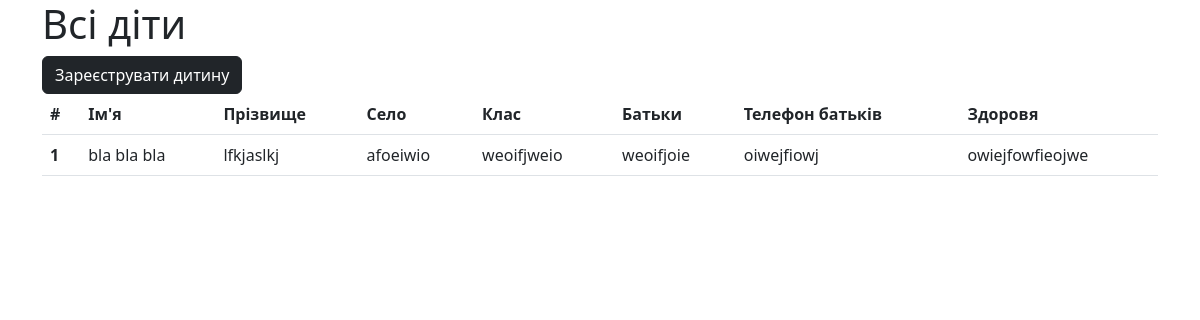
/, run on an earlier commit of the app's database.
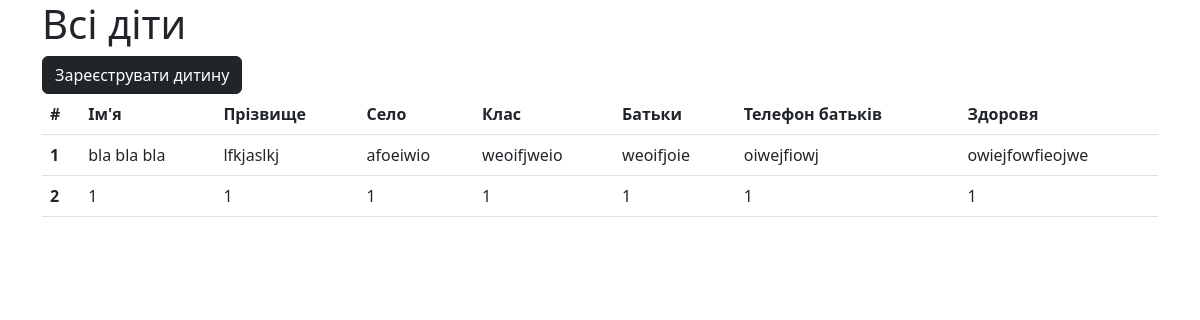
And on a later commit of the database.
### recorder/models.py (models this page shows, shortened)
class Child(models.Model):
	first_name = models.CharField(max_length=200)
	last_name = models.CharField(max_length=200)
	village = models.CharField(max_length=200)
	ended_class = models.CharField(max_length=200)
	parent_name = models.CharField(max_length=200)
	parent_phone_number = models.CharField(max_length=200)
	health_problems = models.CharField(max_length=1500)

### recorder/views.py (the view)
# urls.py: path('', views.index, name='index'),
def index(request):
	users = Child.objects.all()
	context = {
		"users": users
	}
	return render(request, "recorder/index.html", context=context)

### recorder/templates/recorder/index.html (shortened to what this page needs)
{% extends "base.html" %}
{% block content %}
	<h1>Всі діти</h1>
	<a href="{% url 'add_child' %}"><button type="button" class="btn btn-dark add-child-btn">Зареєструвати дитину</button></a>
	<br>
	<table class="table">
	  <thead>
	    <tr>
	      <th scope="col">#</th>
	      <th scope="col">Ім'я</th>
	      <th scope="col">Прізвище</th>
	      <th scope="col">Село</th>
	      <th scope="col">Клас</th>
	      <th scope="col">Батьки</th>
	      <th scope="col">Телефон батьків</th>
	      <th scope="col">Здоровя</th>
	    </tr>
	  </thead>
	  <tbody>
			{% for user in users %}
		    <tr>
		      <th scope="row">{{ user.id }}</th>
		      <td>{{ user.first_name }}</td>
		      <td>{{ user.last_name }}</td>
		      <td>{{ user.village }}</td>
		      <td>{{ user.ended_class }}</td>
		      <td>{{ user.parent_name }}</td>
		      <td>{{ user.parent_phone_number }}</td>
		      <td>{{ user.health_problems }}</td>
		    </tr>
			{% endfor %}
	  </tbody>
	</table>
{% endblock %}

### recorder/templates/base.html (shortened to what this page needs)
<!DOCTYPE html>
<html lang="en">
<head>
	<link href="https://cdn.jsdelivr.net/npm/bootstrap@5.2.0-beta1/dist/css/bootstrap.min.css" rel="stylesheet">
</head>
<body>
	<div class="container">
		{% block content %}{% endblock %}
	</div>
</body>

What changed in the data, as far as the page shows it:
added Child: id "2", first_name "1", last_name "1", village "1", ended_class "1", parent_name "1", parent_phone_number "1", health_problems "1"
